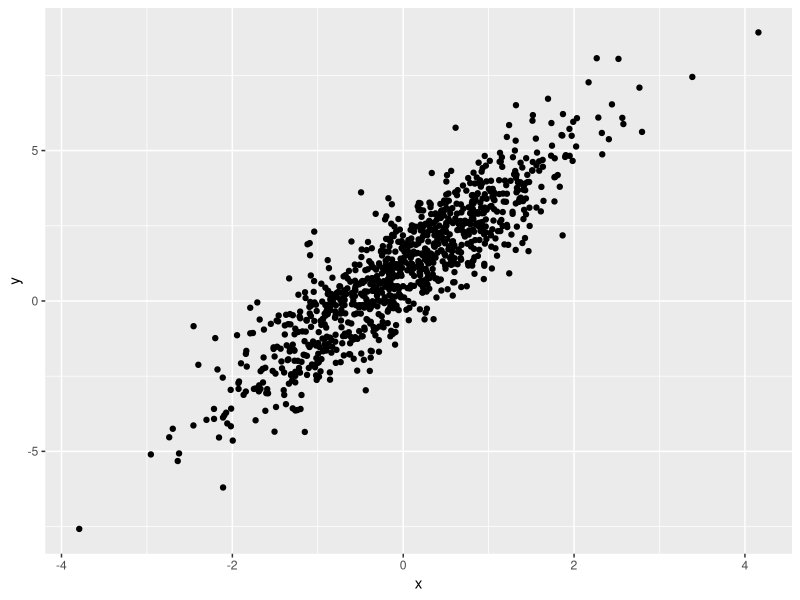
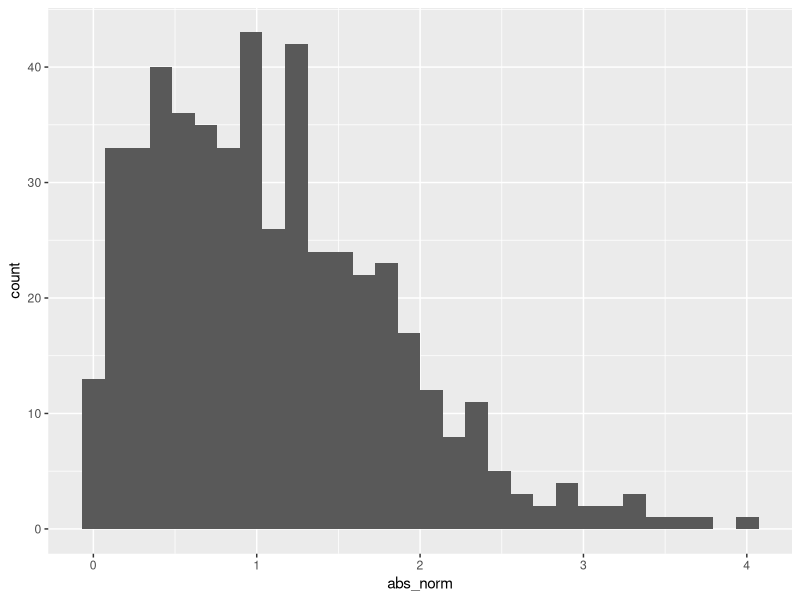

R code for these plots, in order:
## ---- chunk 1
library(tidyverse)
## ---- chunk 2
samp = rnorm(100)
length(samp)
## ---- chunk 3
plot_df = 
  tibble(
    x = rnorm(n = 1000),
    y = 1 + 2 * x + rnorm(n = 1000)
  )
ggplot(plot_df, aes(x = x, y = y)) + geom_point()
## ---- chunk 4
la_df = 
  tibble(
    norm = rnorm(n = 500, mean = 1),
    logical = norm > 0,
    abs_norm = abs(norm)
  )
ggplot(la_df, aes(x = abs_norm)) + geom_histogram()
